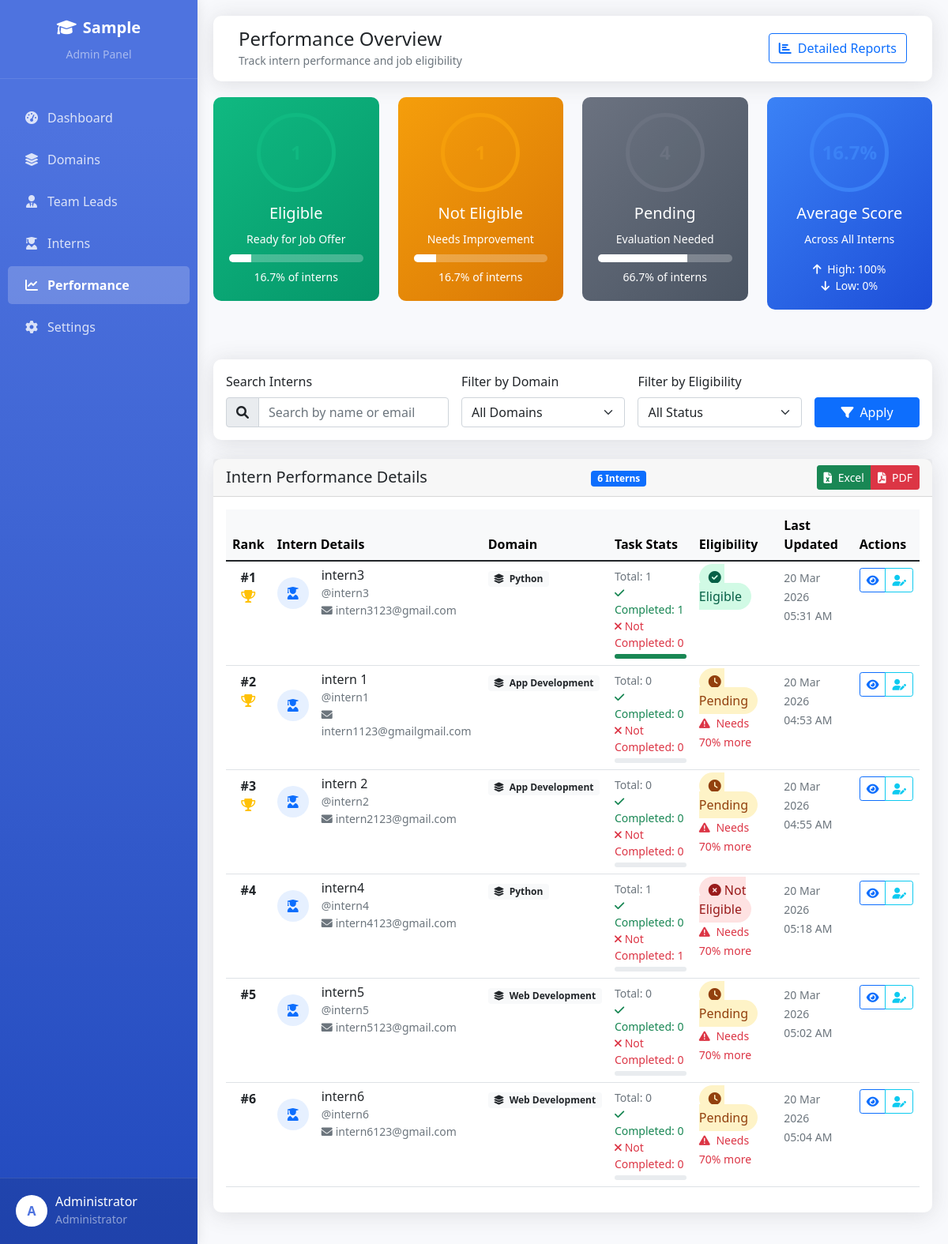
The page /admin/performance/overview.php (signed in) on the database its author committed.
### tables this page shows
CREATE TABLE `company_details` (
  `id` int(11) NOT NULL AUTO_INCREMENT,
  `company_name` varchar(255) NOT NULL,
  `admin_username` varchar(50) NOT NULL,
  `admin_password` varchar(255) NOT NULL,
  `internship_duration` varchar(100) DEFAULT NULL,
  `office_timing` varchar(100) DEFAULT NULL,
  `min_score_for_job` int(11) DEFAULT 70,
  `created_at` timestamp NOT NULL DEFAULT current_timestamp(),
  `updated_at` timestamp NOT NULL DEFAULT current_timestamp() ON UPDATE current_timestamp(),
  PRIMARY KEY (`id`)
);

CREATE TABLE `users` (
  `id` int(11) NOT NULL AUTO_INCREMENT,
  `username` varchar(50) NOT NULL,
  `password` varchar(255) NOT NULL,
  `email` varchar(100) NOT NULL,
  `full_name` varchar(100) NOT NULL,
  `role` enum('admin','team_lead','intern') NOT NULL,
  `domain_id` int(11) DEFAULT NULL,
  `phone` varchar(20) DEFAULT NULL,
  `join_date` date DEFAULT NULL,
  `end_date` date DEFAULT NULL,
  `is_active` tinyint(1) DEFAULT 1,
  `created_at` timestamp NOT NULL DEFAULT current_timestamp(),
  PRIMARY KEY (`id`),
  UNIQUE KEY `username` (`username`),
  UNIQUE KEY `email` (`email`)
);

CREATE TABLE `domains` (
  `id` int(11) NOT NULL AUTO_INCREMENT,
  `domain_name` varchar(100) NOT NULL,
  `description` text DEFAULT NULL,
  `created_by` int(11) DEFAULT NULL,
  `created_at` timestamp NOT NULL DEFAULT current_timestamp(),
  PRIMARY KEY (`id`)
);

### admin/performance/overview.php (the view, shortened to what the rows shown need)
<?php
require_once '../../config/database.php';
$company_query = "SELECT company_name, min_score_for_job FROM company_details LIMIT 1";
$company_result = mysqli_query($conn, $company_query);
$company_data = mysqli_fetch_assoc($company_result);
$company_name = $company_data['company_name'] ?? 'Intern Management System';
$min_score = $company_data['min_score_for_job'] ?? 70;
$performance_query = "
    SELECT
        u.id,
        u.full_name,
        u.username,
        u.email,
        u.is_active,
        d.domain_name,
        p.performance_score,
        p.eligibility,
        (SELECT COUNT(*) FROM tasks t WHERE t.assigned_to = u.id) as total_tasks,
        (SELECT COUNT(*) FROM tasks t WHERE t.assigned_to = u.id AND t.status = 'completed') as tasks_completed,
        (SELECT COUNT(*) FROM tasks t WHERE t.assigned_to = u.id AND t.status != 'completed') as tasks_not_completed,
        (SELECT AVG(rating) FROM tasks t WHERE t.assigned_to = u.id) as average_rating,
        p.last_updated
    FROM users u
    LEFT JOIN domains d ON u.domain_id = d.id
    LEFT JOIN performance p ON u.id = p.intern_id
    WHERE u.role = 'intern' AND u.is_active = TRUE
";
$performance_query .= " ORDER BY p.performance_score DESC, u.full_name ASC";
$performance_result = mysqli_query($conn, $performance_query);
?>
<!DOCTYPE html>
<html lang="en">
<head>
    <link href="https://cdn.jsdelivr.net/npm/bootstrap@5.1.3/dist/css/bootstrap.min.css" rel="stylesheet">
    <link rel="stylesheet" href="https://cdnjs.cloudflare.com/ajax/libs/font-awesome/6.0.0/css/all.min.css">
</head>
<body>
    <div class="sidebar">
        <div class="sidebar-header">
            <a href="../dashboard.php" class="company-logo">
                <i class="fas fa-graduation-cap me-2"></i><?php echo $company_name; ?>
            </a>
            <small class="text-white-50 d-block mt-2">Admin Panel</small>
        </div>
    </div>
    <div class="main-content">
        <div class="card">
            <div class="card-body">
                <?php if (mysqli_num_rows($performance_result) > 0): ?>
                    <div class="table-responsive">
                        <table class="table table-hover">
                            <thead class="table-light">
                                <tr>
                                    <th>Rank</th>
                                    <th>Intern Details</th>
                                    <th>Domain</th>
                                    <th>Task Stats</th>
                                    <th>Eligibility</th>
                                    <th>Last Updated</th>
                                    <th>Actions</th>
                                </tr>
                            </thead>
                            <tbody>
                                <?php
                                $rank = 1;
                                mysqli_data_seek($performance_result, 0);
                                while($intern = mysqli_fetch_assoc($performance_result)):
                                    $task_completion = ($intern['total_tasks'] > 0)
                                        ? round(($intern['tasks_completed'] / $intern['total_tasks']) * 100)
                                        : 0;
                                ?>
                                <tr onclick="window.location='details.php?intern_id=<?php echo $intern['id']; ?>'" style="cursor: pointer;">
                                    <td>
                                        <div class="fw-bold text-center">
                                            #<?php echo $rank; ?>
                                            <?php if ($rank <= 3): ?>
                                            <div class="text-warning">
                                                <i class="fas fa-trophy"></i>
                                            </div>
                                            <?php endif; ?>
                                        </div>
                                    </td>
                                    <td>
                                        <div class="d-flex align-items-center">
                                            <div class="me-3">
                                                <div class="bg-primary bg-opacity-10 rounded-circle d-flex align-items-center justify-content-center"
                                                     style="width: 40px; height: 40px;">
                                                    <i class="fas fa-user-graduate text-primary"></i>
                                                </div>
                                            </div>
                                            <div>
                                                <h6 class="mb-0"><?php echo htmlspecialchars($intern['full_name']); ?></h6>
                                                <small class="text-muted">@<?php echo htmlspecialchars($intern['username']); ?></small>
                                                <small class="text-muted d-block">
                                                    <i class="fas fa-envelope me-1"></i><?php echo htmlspecialchars($intern['email']); ?>
                                                </small>
                                            </div>
                                        </div>
                                    </td>
                                    <td>
                                        <?php if ($intern['domain_name']): ?>
                                            <span class="badge bg-light text-dark">
                                                <i class="fas fa-layer-group me-1"></i>
                                                <?php echo htmlspecialchars($intern['domain_name']); ?>
                                            </span>
                                        <?php else: ?>
                                            <span class="badge bg-warning">No Domain</span>
                                        <?php endif; ?>
                                    </td>
                                    <td>
                                        <div class="mb-1">
                                            <small class="text-muted d-block">
                                                Total: <?php echo $intern['total_tasks']; ?>
                                            </small>
                                            <small class="text-success d-block">
                                                <i class="fas fa-check me-1"></i>Completed: <?php echo $intern['tasks_completed']; ?>
                                            </small>
                                            <small class="text-danger d-block">
                                                <i class="fas fa-times me-1"></i>Not Completed: <?php echo $intern['tasks_not_completed']; ?>
                                            </small>
                                        </div>
                                        <div class="progress" style="height: 6px;">
                                            <div class="progress-bar bg-success"
                                                 style="width: <?php echo $task_completion; ?>%">
                                            </div>
                                        </div>
                                    </td>
                                    <td>
                                        <?php if ($intern['eligibility'] == 'eligible'): ?>
                                            <span class="badge-eligible">
                                                <i class="fas fa-check-circle me-1"></i>Eligible
                                            </span>
                                        <?php elseif ($intern['eligibility'] == 'not_eligible'): ?>
                                            <span class="badge-not-eligible">
                                                <i class="fas fa-times-circle me-1"></i>Not Eligible
                                            </span>
                                        <?php else: ?>
                                            <span class="badge-pending">
                                                <i class="fas fa-clock me-1"></i>Pending
                                            </span>
                                        <?php endif; ?>
                                        <?php if ($intern['performance_score'] !== null && $intern['performance_score'] < $min_score && $intern['eligibility'] != 'eligible'): ?>
                                        <div class="mt-1">
                                            <small class="text-danger">
                                                <i class="fas fa-exclamation-triangle me-1"></i>
                                                Needs <?php echo $min_score - round($intern['performance_score']); ?>% more
                                            </small>
                                        </div>
                                        <?php endif; ?>
                                    </td>
                                    <td>
                                        <small class="text-muted">
                                            <?php
                                            if ($intern['last_updated']) {
                                                echo date('d M Y', strtotime($intern['last_updated']));
                                            } else {
                                                echo 'Never';
                                            }
                                            ?>
                                        </small>
                                        <?php if ($intern['last_updated']): ?>
                                        <br>
                                        <small class="text-muted">
                                            <?php echo date('h:i A', strtotime($intern['last_updated'])); ?>
                                        </small>
                                        <?php endif; ?>
                                    </td>
                                    <td>
                                        <div class="btn-group btn-group-sm">
                                            <a href="details.php?intern_id=<?php echo $intern['id']; ?>"
                                               class="btn btn-outline-primary"
                                               onclick="event.stopPropagation()">
                                                <i class="fas fa-eye"></i>
                                            </a>
                                            <a href="../intern/manage.php"
                                               class="btn btn-outline-info"
                                               onclick="event.stopPropagation()">
                                                <i class="fas fa-user-edit"></i>
                                            </a>
                                        </div>
                                    </td>
                                </tr>
                                <?php $rank++; endwhile; ?>
                            </tbody>
                        </table>
                    </div>
                <?php endif; ?>
            </div>
        </div>
    </div>
</body>
</html>

### rows shown on the page
company_details: company_name "Sample", $min_score-round($intern['performance_score']) "70"
users: full_name "intern3", username "intern3", email "intern3123@gmail.com", domain.domain_name "Python", total_tasks "1", tasks_completed "1", tasks_not_completed "0", $task_completion 100 (drawn), shows "Eligible", last_updated "20 Mar 2026", last_updated "05:31 AM"
users: full_name "intern 1", username "intern1", email "intern1123@gmailgmail.com", domain.domain_name "App Development", total_tasks "0", tasks_completed "0", tasks_not_completed "0", shows "Pending", last_updated "20 Mar 2026", last_updated "04:53 AM"
users: full_name "intern 2", username "intern2", email "intern2123@gmail.com", domain.domain_name "App Development", total_tasks "0", tasks_completed "0", tasks_not_completed "0", shows "Pending", last_updated "20 Mar 2026", last_updated "04:55 AM"
users: full_name "intern4", username "intern4", email "intern4123@gmail.com", domain.domain_name "Python", total_tasks "1", tasks_completed "0", tasks_not_completed "1", shows "Not Eligible", last_updated "20 Mar 2026", last_updated "05:18 AM"
users: full_name "intern5", username "intern5", email "intern5123@gmail.com", domain.domain_name "Web Development", total_tasks "0", tasks_completed "0", tasks_not_completed "0", shows "Pending", last_updated "20 Mar 2026", last_updated "05:02 AM"
users: full_name "intern6", username "intern6", email "intern6123@gmail.com", domain.domain_name "Web Development", total_tasks "0", tasks_completed "0", tasks_not_completed "0", shows "Pending", last_updated "20 Mar 2026", last_updated "05:04 AM"

### other values the page prints
substr($_SESSION['full_name'], 0, 1) "A"
$_SESSION['full_name'] "Administrator"
$stats['eligible_count'] / $stats['total_interns'] * 100 "16.7"
$stats['not_eligible_count'] / $stats['total_interns'] * 100 "16.7"
$stats['pending_count'] / $stats['total_interns'] * 100 "66.7"
$stats['max_score_val'] "100"
$stats['min_score_val'] "0"
mysqli_num_rows($performance_result) "6"
